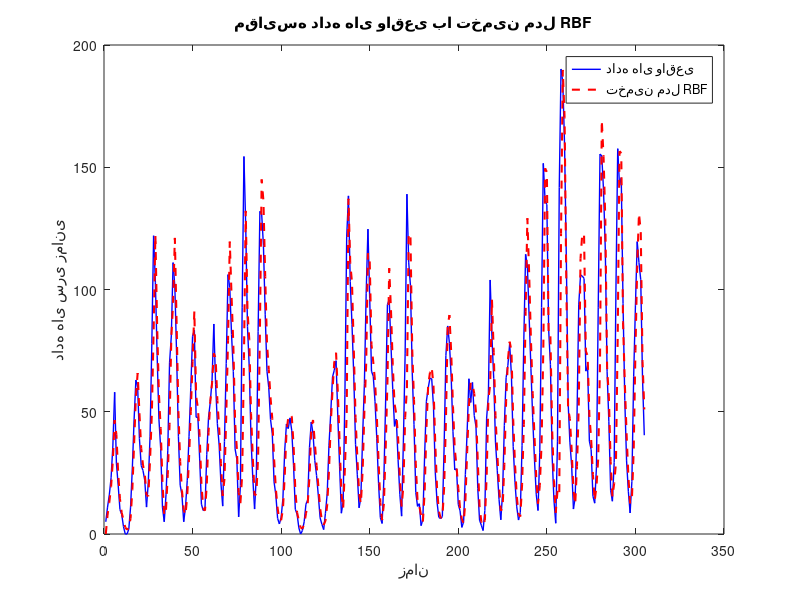

The MATLAB script that drew this image:
clc
clear
close all
%% init rbf network
N = 305;
train_percent = 0.8;
test_percent = 1 - train_percent;
num_centers = 6; % تعداد مراکز RBF


%% init data
N_Test  = test_percent *N;
N_Train = train_percent*N;
t = linspace(1, N, N);
load('sunspot.mat')
x_data = sunspot(:,2)';
x = x_data(N_Test:N_Train+N_Test);
% تعریف ماتریس ورودی و خروجی
X = zeros(N_Train-1, 2); % ماتریس ورودی
Y = zeros(N_Train-1, 1); % ماتریس خروجی
for i = 1:N_Train-1
    X(i,:) = [x(i), x(i+1)]; % ورودی شامل لحظه فعلی و لحظه بعدی
    Y(i) = x(i+1); % خروجی متناظر با لحظه بعدی
end

%% train RBF
% آموزش مدل
centers = linspace(min(x), max(x), num_centers); % مراکز با استفاده از تابع linspace
width = (max(x)-min(x))/(num_centers-1); % پهنای تابع Gaussian در RBF
phi = zeros(N_Train-1, num_centers); % ماتریس طراحی
for i = 1:N_Train-1
    for j = 1:num_centers
        phi(i,j) = exp(-(norm(X(i,:)-centers(j))^2)/(2*width^2)); % محاسبه تابع Gaussian در RBF
    end
end
w = pinv(phi)*Y; % محاسبه وزنهای مدل با استفاده از روش پایه تقویت شده
%% test RBF
% تست مدل RBF
x_test = x_data;
y_test = zeros(1, N);
for i = 1:N-1
    x_now = x_test(i);
    x_next = x_test(i+1);
    phi_test = zeros(1, num_centers);
    for j = 1:num_centers
        phi_test(j) = exp(-(norm([x_now, x_next]-centers(j))^2)/(2*width^2)); % محاسبه تابع Gaussian در RBF برای هر داده تست
    end
    y_test(i+1) = phi_test*w; % تخمین خروجی برای داده تست با استفاده از وزنهای یاد
end
length(x_data)
length(t)
% رسم نمودار تخمینی سری زمانی
figure;
plot(t, x_data, 'b', 'LineWidth', 1); % خطوط آبی نشان دهنده داده های واقعی هستند
hold on;
plot(t, y_test, 'r--', 'LineWidth', 1.5); % خطوط قرمز پر تیر نشان دهنده تخمین مدل RBF هستند
xlabel('زمان');
ylabel('داده های سری زمانی');
title('مقایسه داده های واقعی با تخمین مدل RBF');
legend('داده های واقعی', 'تخمین مدل RBF');